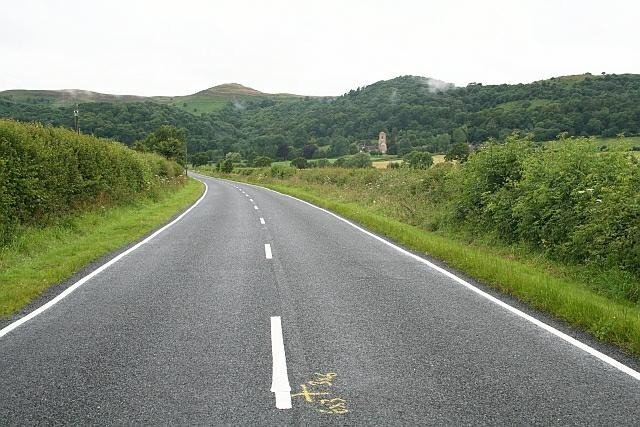
#> input picture test/image.jpg, 640 x 427 px
$ python -i LineDetection.py   (imports and definitions only)
#> lines starting #> are read from the running program, lines starting #| are printed output that depends on the picture; after the words box and inside, x2 and y2 are one past the last pixel; in counts of white or black regions, pixels touching at a corner belong together
import cv2
import numpy as np
import matplotlib.pyplot as plt
import matplotlib.image as mpimg
from Preprocessing import hls_selected_channel, abs_sobel_thresh


def road_condition(frame):
   # x,y,w,h = 0,0,250,75
    #cv2.rectangle(frame, (x,x), (x+w, y+h), (255,0,0), -1)
    font = cv2.FONT_HERSHEY_SIMPLEX
    org = (50,50)
    fontSC = 1
    color = (0,0,255)
    thickness = 2
    yuv =cv2.cvtColor(frame, cv2.COLOR_RGB2YUV)
    ychannel = np.average(yuv[:,500,0])
    #print(ychannel)
    if(ychannel > 120):
        condition = "Faded road"
    elif((ychannel <= 120) & (ychannel > 71)):
        condition = "Normal road"
    elif(ychannel <= 71):
        condition = "Shadow road"
    #condition = cv2.putText(frame, condition, (x + int(w/10),y + int(h/2)), cv2.LINE_AA, fontSC, color, thickness)
    #print(condition)
    return condition

def gray_threshold(frame,thresh=150):
    '''
    Applies a threshold to grayscale image.
    Used to recognize white/yellow lane lines.
    '''
    gray = cv2.cvtColor(frame,cv2.COLOR_RGB2GRAY)
    _, binary_output = cv2.threshold(gray,thresh,1,cv2.THRESH_BINARY)
    return binary_output


def binarize(frame):
    condition = road_condition(frame)
    binouts = gray_threshold(frame, thresh=150)
    #print(f"Binary Output from gray_threshold - Min: {np.min(binouts)}, Max: {np.max(binouts)}")
    combined = np.zeros_like(binouts)

    if condition == "Faded Road":
        hls_s_binary = hls_selected_channel(frame, thresh=(200, 255))
        combined[(hls_s_binary == 1)] = 1
    elif condition == "Normal Road":
        hls_s_binary = hls_selected_channel(frame, thresh=(210, 255))
        combined[(hls_s_binary == 1)] = 1
    elif condition == "Road with Shadows":
        hls_s_binary = hls_selected_channel(frame, thresh=(235, 255))
        combined[(hls_s_binary == 1)] = 1

    print(combined)
    return combined


# [64 lines left out: functions region_triangle, perspective_transform, display_lines, avg_slope_intersept, coordinates, not called in this run]

>>> import cv2
>>> picture = cv2.cvtColor(cv2.imread('test/image.jpg'), cv2.COLOR_BGR2RGB)
>>> result = binarize(picture)
#> in road_condition, `yuv =cv2.cvtColor(frame, cv2.COLOR_RGB2YUV)`: yuv: shape (427, 640, 3); mean of channels 0, 1, 2 143.1, 121, 125.3
#> in road_condition, `ychannel = np.average(yuv[:,500,0])`: ychannel = 131.8
#> in binarize, `condition = road_condition(frame)`: condition = 'Faded road'
#> in gray_threshold, `gray = cv2.cvtColor(frame,cv2.COLOR_RGB2GRAY)`:
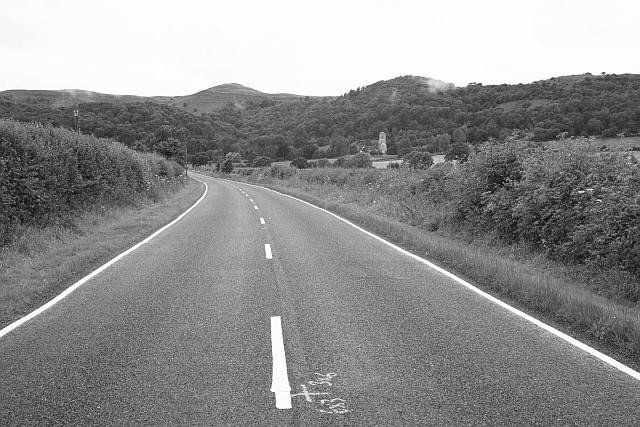
#> gray: shape (427, 640); min 6, max 255, mean 143.1
#> in gray_threshold, `_, binary_output = cv2.threshold(gray,thresh,1,cv2.THRESH_BINARY)`:
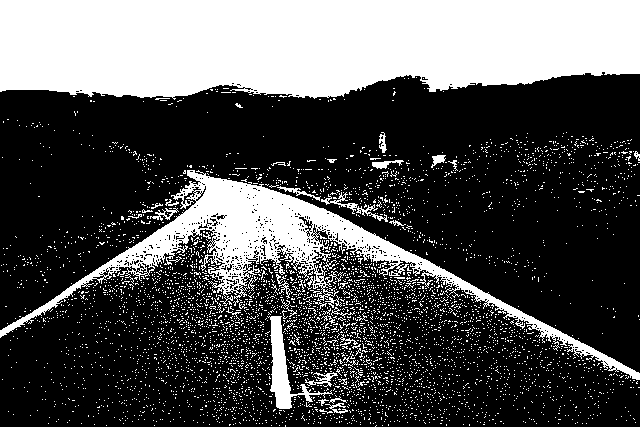
#> binary_output: shape (427, 640); values 0 (black) and 1 (white), 31.8% white; 4916 white regions (4872 under 20 px), largest, box (x1, y1, x2, y2) and area: (0, 0, 640, 100) 56216, (0, 170, 640, 380) 17524, (267, 316, 333, 409) 1474
#> (printed output is left out)
#> result: shape (427, 640); every value is 0
